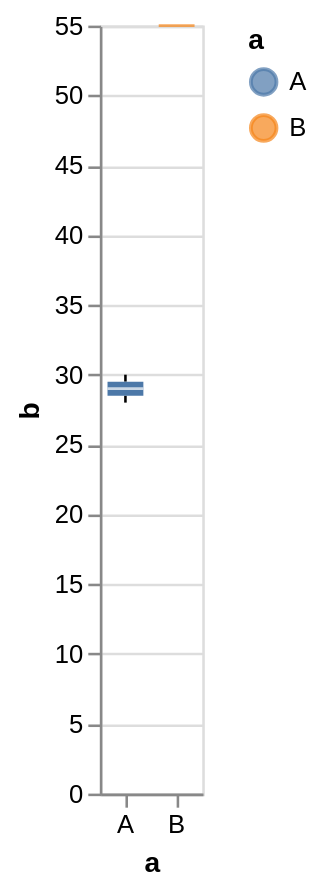

Here is the Vega-Lite specification saved for this chart:
### Vega-Lite specification from a JSON file in a GitHub repository (floating-point values rounded to 4 significant figures)
{"$schema": "https://vega.github.io/schema/vega-lite/v5.json", "description": "A simple bar chart with embedded data.", "data": {"values": [{"a": "A", "b": 28}, {"a": "A", "b": 30}, {"a": "B", "b": 55}]}, "layer": [{"transform": [{"joinaggregate": [{"op": "q1", "field": "b", "as": "lower_box_b"}, {"op": "q3", "field": "b", "as": "upper_box_b"}], "groupby": ["a", "a"]}], "layer": [{"transform": [{"filter": "(datum['b'] < datum['lower_box_b'] - 1.5 * (datum['upper_box_b'] - datum['lower_box_b'])) || (datum['b'] > datum['upper_box_b'] + 1.5 * (datum['upper_box_b'] - datum['lower_box_b']))"}], "mark": {"type": "point", "style": "boxplot-outliers"}, "encoding": {"y": {"field": "b", "type": "quantitative", "title": "b"}, "x": {"field": "a", "type": "nominal", "axis": {"labelAngle": 0}}, "color": {"field": "a", "type": "nominal"}}}, {"transform": [{"filter": "(datum['lower_box_b'] - 1.5 * (datum['upper_box_b'] - datum['lower_box_b']) <= datum['b']) && (datum['b'] <= datum['upper_box_b'] + 1.5 * (datum['upper_box_b'] - datum['lower_box_b']))"}, {"aggregate": [{"op": "min", "field": "b", "as": "lower_whisker_b"}, {"op": "max", "field": "b", "as": "upper_whisker_b"}, {"op": "min", "field": "lower_box_b", "as": "lower_box_b"}, {"op": "max", "field": "upper_box_b", "as": "upper_box_b"}], "groupby": ["a", "a"]}], "layer": [{"mark": {"type": "rule", "aria": false, "style": "boxplot-rule"}, "encoding": {"y": {"field": "lower_whisker_b", "type": "quantitative", "title": "b"}, "y2": {"field": "lower_box_b"}, "x": {"field": "a", "type": "nominal", "axis": {"labelAngle": 0}}, "tooltip": [{"field": "upper_whisker_b", "type": "quantitative", "title": "Upper Whisker of b"}, {"field": "lower_whisker_b", "type": "quantitative", "title": "Lower Whisker of b"}, {"field": "a", "type": "nominal"}]}}, {"mark": {"type": "rule", "aria": false, "style": "boxplot-rule"}, "encoding": {"y": {"field": "upper_box_b", "type": "quantitative", "title": "b"}, "y2": {"field": "upper_whisker_b"}, "x": {"field": "a", "type": "nominal", "axis": {"labelAngle": 0}}, "tooltip": [{"field": "upper_whisker_b", "type": "quantitative", "title": "Upper Whisker of b"}, {"field": "lower_whisker_b", "type": "quantitative", "title": "Lower Whisker of b"}, {"field": "a", "type": "nominal"}]}}]}]}, {"transform": [{"aggregate": [{"op": "q1", "field": "b", "as": "lower_box_b"}, {"op": "q3", "field": "b", "as": "upper_box_b"}, {"op": "median", "field": "b", "as": "mid_box_b"}, {"op": "min", "field": "b", "as": "min_b"}, {"op": "max", "field": "b", "as": "max_b"}], "groupby": ["a", "a"]}], "layer": [{"mark": {"type": "bar", "size": 14, "orient": "vertical", "ariaRoleDescription": "box", "style": "boxplot-box"}, "encoding": {"y": {"field": "lower_box_b", "type": "quantitative", "title": "b"}, "y2": {"field": "upper_box_b"}, "x": {"field": "a", "type": "nominal", "axis": {"labelAngle": 0}}, "color": {"field": "a", "type": "nominal"}, "tooltip": [{"field": "max_b", "type": "quantitative", "title": "Max of b"}, {"field": "upper_box_b", "type": "quantitative", "title": "Q3 of b"}, {"field": "mid_box_b", "type": "quantitative", "title": "Median of b"}, {"field": "lower_box_b", "type": "quantitative", "title": "Q1 of b"}, {"field": "min_b", "type": "quantitative", "title": "Min of b"}, {"field": "a", "type": "nominal"}]}}, {"mark": {"color": "white", "type": "tick", "size": 14, "orient": "horizontal", "aria": false, "style": "boxplot-median"}, "encoding": {"y": {"field": "mid_box_b", "type": "quantitative", "title": "b"}, "x": {"field": "a", "type": "nominal", "axis": {"labelAngle": 0}}, "color": {"condition": {"test": "datum['lower_box_b'] >= datum['upper_box_b']", "field": "a", "type": "nominal"}}, "tooltip": [{"field": "max_b", "type": "quantitative", "title": "Max of b"}, {"field": "upper_box_b", "type": "quantitative", "title": "Q3 of b"}, {"field": "mid_box_b", "type": "quantitative", "title": "Median of b"}, {"field": "lower_box_b", "type": "quantitative", "title": "Q1 of b"}, {"field": "min_b", "type": "quantitative", "title": "Min of b"}, {"field": "a", "type": "nominal"}]}}]}]}
